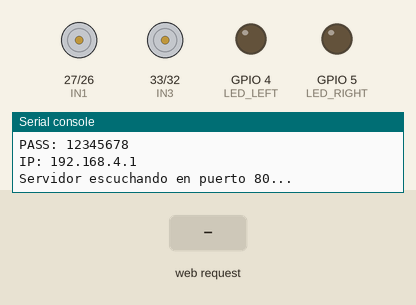
Recording of a program running on a simulated ESP32 board running MicroPython. Shown: motor-driver pin pairs drawn as motors (green arrow = first pin HIGH = forward, orange = second pin HIGH = backward, longer = more drive, scaled by the enable pin), output pins drawn as LEDs (lit = HIGH), the last lines printed to the serial console. Inputs (shaded band) come from the test bench. The board's own WiFi access point starts at once.

Above: at 1.2 s.
1.3 s: HTTP request GET /?cmd=fwd1 received
At 2.0 s:
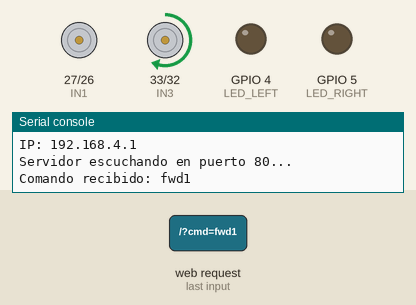
2.8 s: HTTP request GET /?cmd=left received
At 3.1 s:
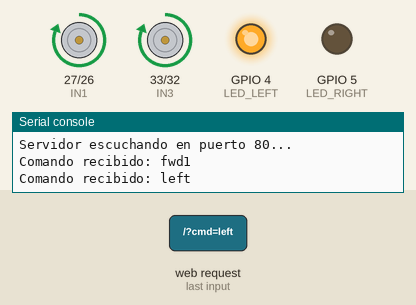
4.3 s: HTTP request GET /?cmd=right received
At 5.5 s:
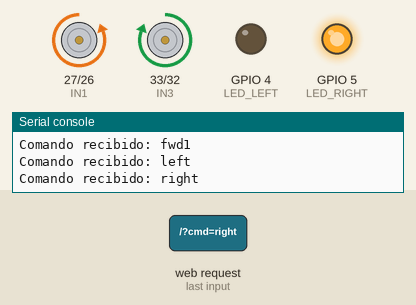
5.8 s: HTTP request GET /?cmd=back received
At 6.6 s:
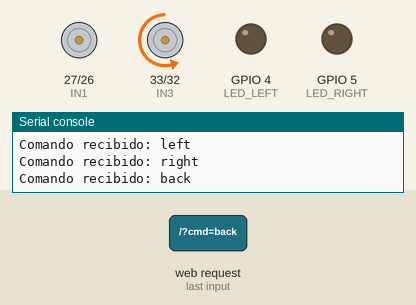
7.3 s: HTTP request GET /?cmd=fwd2 received
At 7.8 s:
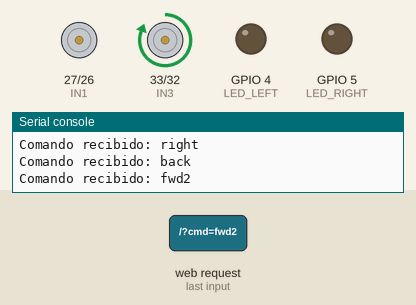
Timing chart, 0 to 9.8 s (numbered marks = the images above; inputs shaded):
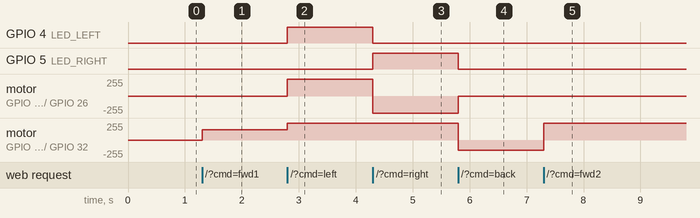

Measured:
- after the input at 1.3 s, motor on GPIO 33 (IN3) / GPIO 32 (IN4): stopped → forward 153/255 at once
- after the input at 2.8 s, GPIO 4 (LED_LEFT): LOW → HIGH at once; motor on GPIO 27 (IN1) / GPIO 26 (IN2): stopped → forward 255/255 at once; motor on GPIO 33 (IN3) / GPIO 32 (IN4): forward 153/255 → forward 255/255 at once
- after the input at 4.3 s, GPIO 4 (LED_LEFT): HIGH → LOW at once; GPIO 5 (LED_RIGHT): LOW → HIGH at once; motor on GPIO 27 (IN1) / GPIO 26 (IN2): forward 255/255 → backward 255/255 at once
- after the input at 5.8 s, GPIO 5 (LED_RIGHT): HIGH → LOW at once; motor on GPIO 27 (IN1) / GPIO 26 (IN2): backward 255/255 → stopped at once; motor on GPIO 33 (IN3) / GPIO 32 (IN4): forward 255/255 → backward 153/255 at once
- after the input at 7.3 s, motor on GPIO 33 (IN3) / GPIO 32 (IN4): backward 153/255 → forward 255/255 at once

The program:

main.py
```python
import network
import socket
import machine

IN1 = machine.Pin(27, machine.Pin.OUT)
IN2 = machine.Pin(26, machine.Pin.OUT)
ENA = machine.PWM(machine.Pin(14), freq=1000)

IN3 = machine.Pin(33, machine.Pin.OUT)
IN4 = machine.Pin(32, machine.Pin.OUT)
ENB = machine.PWM(machine.Pin(25), freq=1000)

LED_LEFT = machine.Pin(4, machine.Pin.OUT)
LED_RIGHT = machine.Pin(5, machine.Pin.OUT)

MAX_DUTY = 65535

SPEED_SLOW = 0.6
SPEED_FAST = 1.0


def duty_from_factor(factor):
    if factor < 0:
        factor = 0
    if factor > 1:
        factor = 1
    return int(MAX_DUTY * factor)


def leds_off():
    LED_LEFT.off()
    LED_RIGHT.off()


def stop_motors():
    IN1.off()
    IN2.off()
    IN3.off()
    IN4.off()
    ENA.duty_u16(0)
    ENB.duty_u16(0)
    leds_off()


def traction_forward(factor):
    IN3.on()
    IN4.off()
    ENB.duty_u16(duty_from_factor(factor))


def traction_backward(factor):
    IN3.off()
    IN4.on()
    ENB.duty_u16(duty_from_factor(factor))


def traction_stop():
    IN3.off()
    IN4.off()
    ENB.duty_u16(0)


def steer_left(factor):
    IN1.on()
    IN2.off()
    ENA.duty_u16(duty_from_factor(factor))


def steer_right(factor):
    IN1.off()
    IN2.on()
    ENA.duty_u16(duty_from_factor(factor))


def steer_center_off():
    IN1.off()
    IN2.off()
    ENA.duty_u16(0)


def move_forward_slow():
    steer_center_off()
    leds_off()
    traction_forward(SPEED_SLOW)


def move_forward_fast():
    steer_center_off()
    leds_off()
    traction_forward(SPEED_FAST)


def move_backward():
    steer_center_off()
    leds_off()
    traction_backward(SPEED_SLOW)


def turn_left():
    LED_LEFT.on()
    LED_RIGHT.off()
    steer_left(SPEED_FAST)
    traction_forward(SPEED_FAST)


def turn_right():
    LED_RIGHT.on()
    LED_LEFT.off()
    steer_right(SPEED_FAST)
    traction_forward(SPEED_FAST)


stop_motors()

HTML = """HTTP/1.1 200 OK\r
Content-Type: text/html\r
Connection: close\r
\r
<!DOCTYPE html>
<html>
<head>
  <meta charset="utf-8">
  <title>ESP32 Car</title>
  <style>
    body { font-family: Arial, sans-serif; text-align: center; }
    h1 { margin-top: 20px; }
    .btn {
      display: inline-block;
      padding: 10px 18px;
      margin: 6px;
      font-size: 16px;
      text-decoration: none;
      border-radius: 8px;
      border: 1px solid #333;
    }
    .fwd1 { background:#a5ffb5; }
    .fwd2 { background:#7bff90; }
    .back { background:#ffb5b5; }
    .stop { background:#ffe4a5; }
    .left { background:#b5d9ff; }
    .right { background:#b5d9ff; }
  </style>
</head>
<body>
  <h1>ESP32 Car Control</h1>

  <h2>Adelante</h2>
  <div>
    <a class="btn fwd1" href="/?cmd=fwd1">Lento</a>
    <a class="btn fwd2" href="/?cmd=fwd2">Rápido</a>
  </div>

  <h2>Dirección (Turbo)</h2>
  <div>
    <a class="btn left" href="/?cmd=left">Izquierda</a>
    <a class="btn right" href="/?cmd=right">Derecha</a>
  </div>

  <h2>Otros</h2>
  <div>
    <a class="btn back" href="/?cmd=back">Atrás</a>
    <a class="btn stop" href="/?cmd=stop">Stop</a>
  </div>

  <p>Conéctate a la red WiFi <b>ESP32-CAR</b> y entra a <b>http://192.168.4.1/</b></p>
</body>
</html>
"""

ap = network.WLAN(network.AP_IF)
ap.active(True)
ap.config(essid='ESP32-CAR', password='12345678', authmode=network.AUTH_WPA_WPA2_PSK)

print("AP encendido")
print("SSID: ESP32-CAR")
print("PASS: 12345678")
print("IP:", ap.ifconfig()[0])

addr = socket.getaddrinfo('0.0.0.0', 80)[0][-1]
s = socket.socket()
s.bind(addr)
s.listen(1)
print("Servidor escuchando en puerto 80...")

while True:
    try:
        cl, addr = s.accept()
        request = cl.recv(1024)
        request = request.decode('utf-8')
        first_line = request.split('\r\n')[0]
        parts = first_line.split(' ')
        path = parts[1] if len(parts) > 1 else "/"
        cmd = None
        if "/?cmd=" in path:
            cmd = path.split("/?cmd=")[1]
            if "&" in cmd:
                cmd = cmd.split("&")[0]
        if cmd is not None:
            cmd = cmd.lower()
            print("Comando recibido:", cmd)
            if cmd == "fwd1":
                move_forward_slow()
            elif cmd == "fwd2":
                move_forward_fast()
            elif cmd == "back":
                move_backward()
            elif cmd == "left":
                turn_left()
            elif cmd == "right":
                turn_right()
            elif cmd == "stop":
                stop_motors()
        cl.sendall(HTML)
        cl.close()
    except Exception as e:
        print("Error en servidor:", e)
        try:
            cl.close()
        except:
            pass
```
